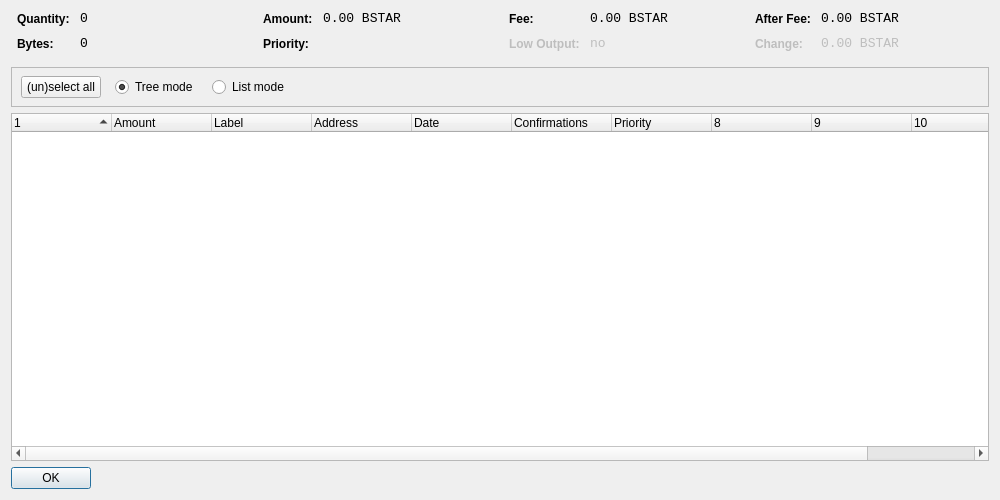
<?xml version="1.0" encoding="UTF-8"?>
<ui version="4.0">
 <class>CoinControlDialog</class>
 <widget class="QDialog" name="CoinControlDialog">
  <property name="geometry">
   <rect>
    <x>0</x>
    <y>0</y>
    <width>1000</width>
    <height>500</height>
   </rect>
  </property>
  <property name="windowTitle">
   <string>Coin Control</string>
  </property>
  <layout class="QVBoxLayout" name="verticalLayout">
   <item>
    <layout class="QHBoxLayout" name="horizontalLayoutTop" stretch="0,0,0,0">
     <property name="topMargin">
      <number>0</number>
     </property>
     <property name="bottomMargin">
      <number>10</number>
     </property>
     <item>
      <layout class="QFormLayout" name="formLayoutCoinControl1">
       <property name="horizontalSpacing">
        <number>10</number>
       </property>
       <property name="verticalSpacing">
        <number>10</number>
       </property>
       <property name="leftMargin">
        <number>6</number>
       </property>
       <property name="rightMargin">
        <number>6</number>
       </property>
       <item row="0" column="0">
        <widget class="QLabel" name="labelCoinControlQuantityText">
         <property name="styleSheet">
          <string notr="true">font-weight:bold;</string>
         </property>
         <property name="text">
          <string>Quantity:</string>
         </property>
        </widget>
       </item>
       <item row="0" column="1">
        <widget class="QLabel" name="labelCoinControlQuantity">
         <property name="font">
          <font>
           <family>Monospace</family>
           <pointsize>10</pointsize>
          </font>
         </property>
         <property name="cursor">
          <cursorShape>IBeamCursor</cursorShape>
         </property>
         <property name="contextMenuPolicy">
          <enum>Qt::ActionsContextMenu</enum>
         </property>
         <property name="text">
          <string notr="true">0</string>
         </property>
         <property name="textInteractionFlags">
          <set>Qt::LinksAccessibleByMouse|Qt::TextSelectableByKeyboard|Qt::TextSelectableByMouse</set>
         </property>
        </widget>
       </item>
       <item row="1" column="0">
        <widget class="QLabel" name="labelCoinControlBytesText">
         <property name="styleSheet">
          <string notr="true">font-weight:bold;</string>
         </property>
         <property name="text">
          <string>Bytes:</string>
         </property>
        </widget>
       </item>
       <item row="1" column="1">
        <widget class="QLabel" name="labelCoinControlBytes">
         <property name="font">
          <font>
           <family>Monospace</family>
           <pointsize>10</pointsize>
          </font>
         </property>
         <property name="cursor">
          <cursorShape>IBeamCursor</cursorShape>
         </property>
         <property name="contextMenuPolicy">
          <enum>Qt::ActionsContextMenu</enum>
         </property>
         <property name="text">
          <string notr="true">0</string>
         </property>
         <property name="textInteractionFlags">
          <set>Qt::LinksAccessibleByMouse|Qt::TextSelectableByKeyboard|Qt::TextSelectableByMouse</set>
         </property>
        </widget>
       </item>
      </layout>
     </item>
     <item>
      <layout class="QFormLayout" name="formLayoutCoinControl2">
       <property name="horizontalSpacing">
        <number>10</number>
       </property>
       <property name="verticalSpacing">
        <number>10</number>
       </property>
       <property name="leftMargin">
        <number>6</number>
       </property>
       <property name="rightMargin">
        <number>6</number>
       </property>
       <item row="0" column="0">
        <widget class="QLabel" name="labelCoinControlAmountText">
         <property name="styleSheet">
          <string notr="true">font-weight:bold;</string>
         </property>
         <property name="text">
          <string>Amount:</string>
         </property>
        </widget>
       </item>
       <item row="0" column="1">
        <widget class="QLabel" name="labelCoinControlAmount">
         <property name="font">
          <font>
           <family>Monospace</family>
           <pointsize>10</pointsize>
          </font>
         </property>
         <property name="cursor">
          <cursorShape>IBeamCursor</cursorShape>
         </property>
         <property name="contextMenuPolicy">
          <enum>Qt::ActionsContextMenu</enum>
         </property>
         <property name="text">
          <string notr="true">0.00 BSTAR</string>
         </property>
         <property name="textInteractionFlags">
          <set>Qt::LinksAccessibleByMouse|Qt::TextSelectableByKeyboard|Qt::TextSelectableByMouse</set>
         </property>
        </widget>
       </item>
       <item row="1" column="0">
        <widget class="QLabel" name="labelCoinControlPriorityText">
         <property name="styleSheet">
          <string notr="true">font-weight:bold;</string>
         </property>
         <property name="text">
          <string>Priority:</string>
         </property>
        </widget>
       </item>
       <item row="1" column="1">
        <widget class="QLabel" name="labelCoinControlPriority">
         <property name="font">
          <font>
           <family>Monospace</family>
           <pointsize>10</pointsize>
          </font>
         </property>
         <property name="cursor">
          <cursorShape>IBeamCursor</cursorShape>
         </property>
         <property name="contextMenuPolicy">
          <enum>Qt::ActionsContextMenu</enum>
         </property>
         <property name="text">
          <string/>
         </property>
         <property name="textInteractionFlags">
          <set>Qt::LinksAccessibleByMouse|Qt::TextSelectableByKeyboard|Qt::TextSelectableByMouse</set>
         </property>
        </widget>
       </item>
      </layout>
     </item>
     <item>
      <layout class="QFormLayout" name="formLayoutCoinControl3">
       <property name="horizontalSpacing">
        <number>10</number>
       </property>
       <property name="verticalSpacing">
        <number>10</number>
       </property>
       <property name="leftMargin">
        <number>6</number>
       </property>
       <property name="rightMargin">
        <number>6</number>
       </property>
       <item row="0" column="0">
        <widget class="QLabel" name="labelCoinControlFeeText">
         <property name="styleSheet">
          <string notr="true">font-weight:bold;</string>
         </property>
         <property name="text">
          <string>Fee:</string>
         </property>
        </widget>
       </item>
       <item row="0" column="1">
        <widget class="QLabel" name="labelCoinControlFee">
         <property name="font">
          <font>
           <family>Monospace</family>
           <pointsize>10</pointsize>
          </font>
         </property>
         <property name="cursor">
          <cursorShape>IBeamCursor</cursorShape>
         </property>
         <property name="contextMenuPolicy">
          <enum>Qt::ActionsContextMenu</enum>
         </property>
         <property name="text">
          <string notr="true">0.00 BSTAR</string>
         </property>
         <property name="textInteractionFlags">
          <set>Qt::LinksAccessibleByMouse|Qt::TextSelectableByKeyboard|Qt::TextSelectableByMouse</set>
         </property>
        </widget>
       </item>
       <item row="1" column="0">
        <widget class="QLabel" name="labelCoinControlLowOutputText">
         <property name="enabled">
          <bool>false</bool>
         </property>
         <property name="styleSheet">
          <string notr="true">font-weight:bold;</string>
         </property>
         <property name="text">
          <string>Low Output:</string>
         </property>
        </widget>
       </item>
       <item row="1" column="1">
        <widget class="QLabel" name="labelCoinControlLowOutput">
         <property name="enabled">
          <bool>false</bool>
         </property>
         <property name="font">
          <font>
           <family>Monospace</family>
           <pointsize>10</pointsize>
          </font>
         </property>
         <property name="cursor">
          <cursorShape>IBeamCursor</cursorShape>
         </property>
         <property name="contextMenuPolicy">
          <enum>Qt::ActionsContextMenu</enum>
         </property>
         <property name="text">
          <string notr="true">no</string>
         </property>
         <property name="textInteractionFlags">
          <set>Qt::LinksAccessibleByMouse|Qt::TextSelectableByKeyboard|Qt::TextSelectableByMouse</set>
         </property>
        </widget>
       </item>
      </layout>
     </item>
     <item>
      <layout class="QFormLayout" name="formLayoutCoinControl4">
       <property name="horizontalSpacing">
        <number>10</number>
       </property>
       <property name="verticalSpacing">
        <number>10</number>
       </property>
       <property name="leftMargin">
        <number>6</number>
       </property>
       <property name="rightMargin">
        <number>6</number>
       </property>
       <item row="0" column="0">
        <widget class="QLabel" name="labelCoinControlAfterFeeText">
         <property name="styleSheet">
          <string notr="true">font-weight:bold;</string>
         </property>
         <property name="text">
          <string>After Fee:</string>
         </property>
        </widget>
       </item>
       <item row="0" column="1">
        <widget class="QLabel" name="labelCoinControlAfterFee">
         <property name="font">
          <font>
           <family>Monospace</family>
           <pointsize>10</pointsize>
          </font>
         </property>
         <property name="cursor">
          <cursorShape>IBeamCursor</cursorShape>
         </property>
         <property name="contextMenuPolicy">
          <enum>Qt::ActionsContextMenu</enum>
         </property>
         <property name="text">
          <string notr="true">0.00 BSTAR</string>
         </property>
         <property name="textInteractionFlags">
          <set>Qt::LinksAccessibleByMouse|Qt::TextSelectableByKeyboard|Qt::TextSelectableByMouse</set>
         </property>
        </widget>
       </item>
       <item row="1" column="0">
        <widget class="QLabel" name="labelCoinControlChangeText">
         <property name="enabled">
          <bool>false</bool>
         </property>
         <property name="styleSheet">
          <string notr="true">font-weight:bold;</string>
         </property>
         <property name="text">
          <string>Change:</string>
         </property>
        </widget>
       </item>
       <item row="1" column="1">
        <widget class="QLabel" name="labelCoinControlChange">
         <property name="enabled">
          <bool>false</bool>
         </property>
         <property name="font">
          <font>
           <family>Monospace</family>
           <pointsize>10</pointsize>
          </font>
         </property>
         <property name="cursor">
          <cursorShape>IBeamCursor</cursorShape>
         </property>
         <property name="contextMenuPolicy">
          <enum>Qt::ActionsContextMenu</enum>
         </property>
         <property name="text">
          <string notr="true">0.00 BSTAR</string>
         </property>
         <property name="textInteractionFlags">
          <set>Qt::LinksAccessibleByMouse|Qt::TextSelectableByKeyboard|Qt::TextSelectableByMouse</set>
         </property>
        </widget>
       </item>
      </layout>
     </item>
    </layout>
   </item>
   <item>
    <widget class="QFrame" name="frame">
     <property name="minimumSize">
      <size>
       <width>0</width>
       <height>40</height>
      </size>
     </property>
     <property name="frameShape">
      <enum>QFrame::StyledPanel</enum>
     </property>
     <property name="frameShadow">
      <enum>QFrame::Sunken</enum>
     </property>
     <widget class="QWidget" name="horizontalLayoutWidget">
      <property name="geometry">
       <rect>
        <x>10</x>
        <y>0</y>
        <width>781</width>
        <height>41</height>
       </rect>
      </property>
      <layout class="QHBoxLayout" name="horizontalLayoutPanel" stretch="0,0,0,0,0">
       <property name="spacing">
        <number>14</number>
       </property>
       <item>
        <widget class="QPushButton" name="pushButtonSelectAll">
         <property name="sizePolicy">
          <sizepolicy hsizetype="Maximum" vsizetype="Fixed">
           <horstretch>0</horstretch>
           <verstretch>0</verstretch>
          </sizepolicy>
         </property>
         <property name="text">
          <string>(un)select all</string>
         </property>
        </widget>
       </item>
       <item>
        <widget class="QRadioButton" name="radioTreeMode">
         <property name="sizePolicy">
          <sizepolicy hsizetype="Maximum" vsizetype="Fixed">
           <horstretch>0</horstretch>
           <verstretch>0</verstretch>
          </sizepolicy>
         </property>
         <property name="text">
          <string>Tree mode</string>
         </property>
         <property name="checked">
          <bool>true</bool>
         </property>
        </widget>
       </item>
       <item>
        <widget class="QRadioButton" name="radioListMode">
         <property name="sizePolicy">
          <sizepolicy hsizetype="Maximum" vsizetype="Fixed">
           <horstretch>0</horstretch>
           <verstretch>0</verstretch>
          </sizepolicy>
         </property>
         <property name="text">
          <string>List mode</string>
         </property>
        </widget>
       </item>
       <item>
        <spacer name="horizontalSpacer">
         <property name="orientation">
          <enum>Qt::Horizontal</enum>
         </property>
         <property name="sizeHint" stdset="0">
          <size>
           <width>40</width>
           <height>20</height>
          </size>
         </property>
        </spacer>
       </item>
      </layout>
     </widget>
    </widget>
   </item>
   <item>
    <widget class="CoinControlTreeWidget" name="treeWidget">
     <property name="contextMenuPolicy">
      <enum>Qt::CustomContextMenu</enum>
     </property>
     <property name="sortingEnabled">
      <bool>false</bool>
     </property>
     <property name="columnCount">
      <number>11</number>
     </property>
     <attribute name="headerShowSortIndicator" stdset="0">
      <bool>true</bool>
     </attribute>
     <attribute name="headerStretchLastSection">
      <bool>false</bool>
     </attribute>
     <column>
      <property name="text">
       <string/>
      </property>
     </column>
     <column>
      <property name="text">
       <string>Amount</string>
      </property>
     </column>
     <column>
      <property name="text">
       <string>Label</string>
      </property>
     </column>
     <column>
      <property name="text">
       <string>Address</string>
      </property>
     </column>
     <column>
      <property name="text">
       <string>Date</string>
      </property>
     </column>
     <column>
      <property name="text">
       <string>Confirmations</string>
      </property>
      <property name="toolTip">
       <string>Confirmed</string>
      </property>
     </column>
     <column>
      <property name="text">
       <string>Priority</string>
      </property>
     </column>
     <column>
      <property name="text">
       <string/>
      </property>
     </column>
     <column>
      <property name="text">
       <string/>
      </property>
     </column>
     <column>
      <property name="text">
       <string/>
      </property>
     </column>
     <column>
      <property name="text">
       <string/>
      </property>
     </column>
    </widget>
   </item>
   <item>
    <widget class="QDialogButtonBox" name="buttonBox">
     <property name="sizePolicy">
      <sizepolicy hsizetype="Maximum" vsizetype="Fixed">
       <horstretch>0</horstretch>
       <verstretch>0</verstretch>
      </sizepolicy>
     </property>
     <property name="orientation">
      <enum>Qt::Horizontal</enum>
     </property>
     <property name="standardButtons">
      <set>QDialogButtonBox::Ok</set>
     </property>
    </widget>
   </item>
  </layout>
 </widget>
 <customwidgets>
  <customwidget>
   <class>CoinControlTreeWidget</class>
   <extends>QTreeWidget</extends>
   <header>coincontroltreewidget.h</header>
  </customwidget>
 </customwidgets>
 <resources/>
 <connections/>
</ui>
